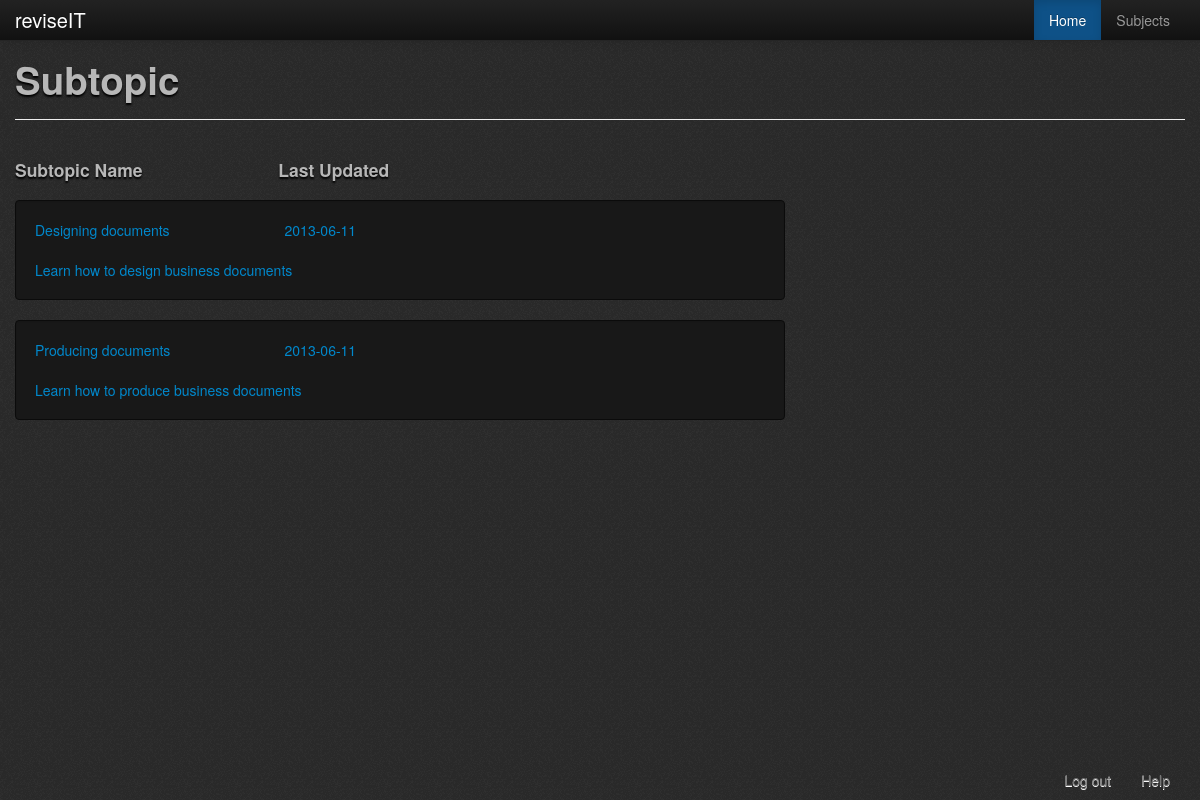
Page /php/subtopics/view.php?ID=40 (signed in) on the earlier database version.
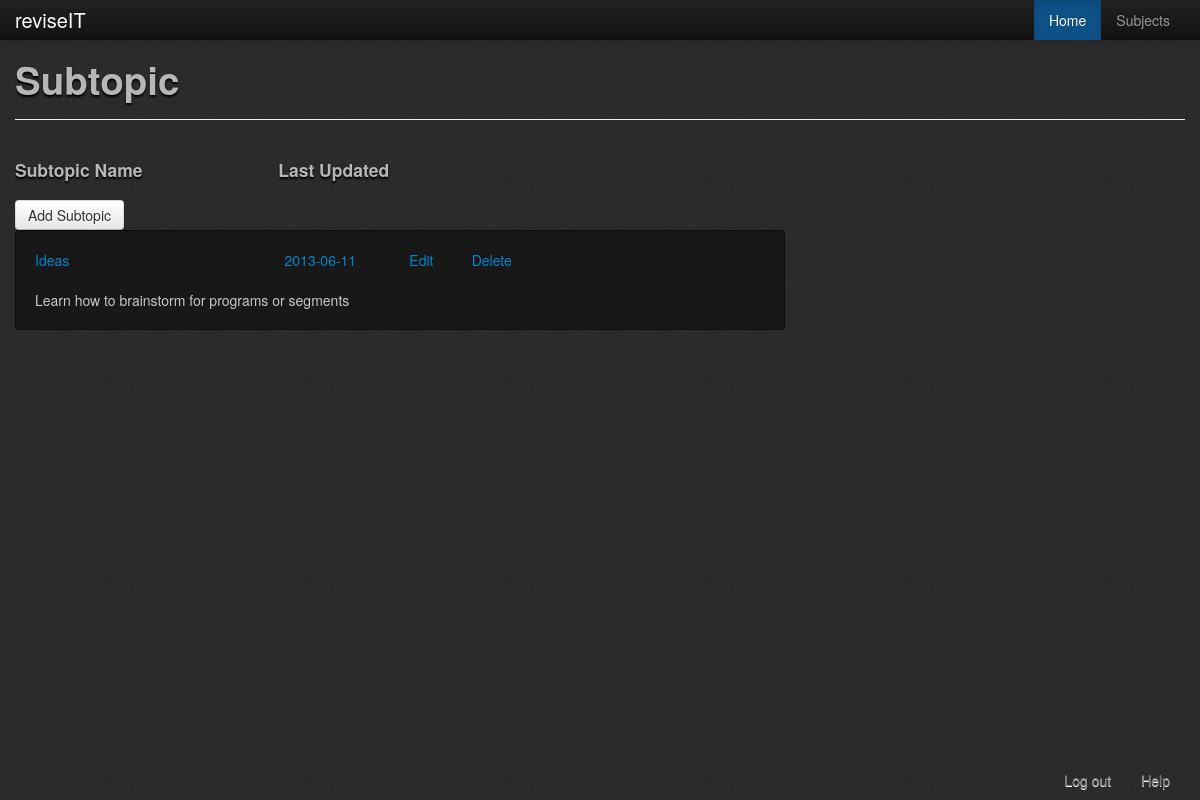
Same page on the later database version.
### tables this page shows
CREATE TABLE IF NOT EXISTS `subtopic` (
  `SubtopicID` int(11) NOT NULL AUTO_INCREMENT,
  `SubtopicName` varchar(50) NOT NULL,
  `TopicID` int(11) NOT NULL,
  `SubtopicBriefDescription` text NOT NULL,
  `Content` text NOT NULL,
  `Downloads` int(11) NOT NULL,
  `DateUpdated` date NOT NULL,
  PRIMARY KEY (`SubtopicID`),
  KEY `FK_subtopic` (`TopicID`)
);

### php/checkCoordtop.php (called while the page is built, shortened)
<?php
include 'getConnection.php';
$result1 = $db->prepare("SELECT SubjectID FROM topic WHERE topicID=:topID");
$result1->bindParam("topID", $topic_ID);
$result1->execute();
$row1 = $result1->fetch(PDO::FETCH_ASSOC);
$subjectid = $row1["SubjectID"];
$result2 = $db->prepare("SELECT UserID FROM subject WHERE subjectID=:subID");
$result2->bindParam("subID", $subjectid);
$result2->execute();
$row2 = $result2->fetch(PDO::FETCH_ASSOC);
if($row2['UserID'] == $_SESSION['UserID'])
{
	$coordCorrect = true;
}
?>

### php/subtopics/view.php (the view, shortened to what this page needs)
<?php
	require '../check_logged_in.php';
	$topic_ID = $_GET['ID'];
?>
<!DOCTYPE html PUBLIC "-//W3C//DTD XHTML 1.0 Transitional//EN" "http://www.w3.org/TR/xhtml1/DTD/xhtml1-transitional.dtd">
<html xmlns="http://www.w3.org/1999/xhtml">
<head>
	<?php
		include '../header_container.php';
	?>
</head>
<body>
<div class="container">
	<?php
		include 'subtopics_menu_bar.php';
	?>
	<div class="page-header bootstro" data-bootstro-placement="bottom" data-bootstro-title="Subtopics" data-bootstro-content="Welcome to the subtopics page. In here you'll find all the subtopics associated with the topics you've selected before.">
        <h1>Subtopic</h1>
    </div>
<?php
        $result = $db->prepare("SELECT * FROM subtopic WHERE TopicID ='".$topic_ID."'") ;
        $result->execute();
?>
    	<div class="row-fluid">
        	<div class="span8 bootstro" data-bootstro-placement="bottom" data-bootstro-title="List of subtopics" data-bootstro-content="This is the list of subtopics. You may click in to see its content and take tests.">
            	<div class='row-fluid'>
                    <div class='span4'><h4>Subtopic Name</h4></div>
                    <div class='span2'><h4>Last Updated</h4></div>
				</div>
            <?php
			if($_SESSION['Role'] == 3 || $_SESSION['Role'] == 4)
			{
				while($row = $result->fetch(PDO::FETCH_ASSOC))
				{
						$id=$row['SubtopicID'];
						echo "<div class='well'>";
							echo "<a href='../contents/content.php?ID=".$row['SubtopicID']."'>";
								echo "<div id='".$row['SubtopicID']."' class='row-fluid'>";
									echo "<div class='span4'>".$row['SubtopicName']."</div>";
									echo "<div class='span2'>".$row['DateUpdated']."</div>";
								echo "</div>";
									echo "<div>".$row['SubtopicBriefDescription']."</div>";
							echo "</a>";
						echo "</div>";
						echo "</br>";
				}
			}
			else{
				include '../checkCoordtop.php';
				if($coordCorrect == true)
				{
					echo "<a class='btn' href='new.php?ID=".$topic_ID."'>Add Subtopic</a>";
				}
				while($row = $result->fetch(PDO::FETCH_ASSOC))
				{
						echo "<div class='well'>";
							echo "<a href='../contents/content.php?ID=".$row['SubtopicID']."'>";
								echo "<div id='".$row['SubtopicID']."' class='row-fluid'>";
									echo "<div class='span4'>".$row['SubtopicName']."</div>";
									echo "<div class='span2'>".$row['DateUpdated']."</div>";
									if($coordCorrect == true)
									{
										echo "<div class='span1'>".'<a href="edit.php?ID=' . $row['SubtopicID'] . '">Edit</a></div>';
										echo "<div class='span1'>".'<a href="delete.php?ID=' . $row['SubtopicID'] . '">Delete</a></div>';
									}
								echo "</div>";
									echo "<div>".$row['SubtopicBriefDescription']."</div>";
							echo "</a>";
						echo "</div>";
				}
			}
			?>
            </div>
        </div>
    </div>
	<?php
		include '../footer.php';
	?>
</body>
</html>

Differences in the rows shown:
no longer on this page (row edited): subtopic: SubtopicName "Designing documents", DateUpdated "2013-06-11", SubtopicBriefDescription "Learn how to design business documents"
no longer on this page (row edited): subtopic: SubtopicName "Producing documents", DateUpdated "2013-06-11", SubtopicBriefDescription "Learn how to produce business documents"
now on this page (row edited): subtopic: SubtopicName "Ideas", DateUpdated "2013-06-11", SubtopicBriefDescription "Learn how to brainstorm for programs or segments"
Other differences:
text now shown: "Add Subtopic"
